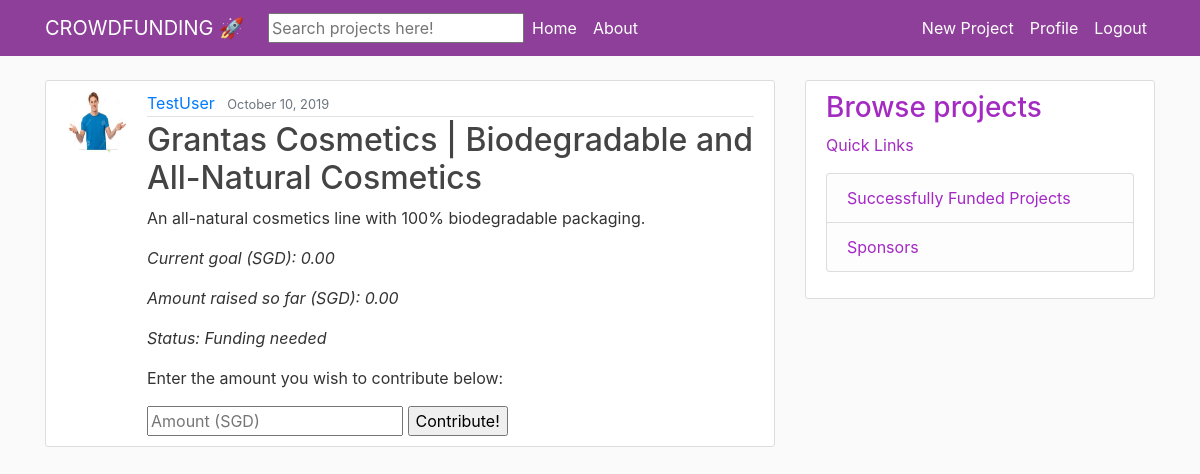
The app's page /post/1/ (signed in) with its own data.
### blog/models.py (models this page shows, shortened)
class Post(models.Model):
    title = models.CharField(max_length = 100)
    content = models.TextField()
    date_posted = models.DateTimeField(default = timezone.now)
    author = models.ForeignKey(User, on_delete=models.CASCADE)
    category = models.CharField(max_length = 100)
    amt_sought = models.DecimalField(max_digits=8, decimal_places=2,verbose_name='Amount needed for project (SGD)', default = 0)
    amt_raised = models.DecimalField(max_digits=8, decimal_places=2,verbose_name='Amount raised so far (SGD)', default=0)
    post_status = models.CharField(max_length = 70, default = 'Funding needed')

### users/models.py (models this page shows, shortened)
class Profile(models.Model):
    user = models.OneToOneField(User, on_delete=models.CASCADE)
    image = models.ImageField(default = 'default.jpg', upload_to = 'profile_pics')

### blog/views.py (the view)
# urls.py: path('post/<int:pk>/', PostDetailView.as_view(), name='post-detail'),
class PostDetailView(LoginRequiredMixin, DetailView):
    model = Post

### blog/templates/blog/post_detail.html (shortened to what this page needs)
{% extends "blog/base.html" %} {% block content %}
<article class="media content-section">
    <img class="rounded-circle article-img" src="{{ object.author.profile.image.url }}">
    <div class="media-body">
        <div class="article-metadata">
            <a class="mr-2" href="#">{{ object.author }}</a>
            <small class="text-muted">{{ object.date_posted|date:"F d, Y" }}</small>
        </div>
        <h2 class="article-title"> {{ object.title }}</h2>
        <p class="article-content">{{ object.content }}</p>
        <p class="article-content" style="font-style: italic;"> Current goal (SGD): {{ object.amt_sought }}</p>
        <p class="article-content" style="font-style: italic;"> Amount raised so far (SGD): {{ object.amt_raised }}</p>
        <p class="article-content" style="font-style: italic;"> Status: {{ post.post_status }}</p>
        <p class="article-content">Enter the amount you wish to contribute below:</p>
        <div class="form-inline">
            <form id="searchform" action="{% url 'post-contrib' object.id %}" method="get" accept-charset="utf-8">
                <input id="searchbox" name="q" type="number" placeholder="Amount (SGD)">
                <input type="submit" value="Contribute!">
            </form>
        </div>
    </div>
</article>
{% endblock content %}

### blog/static/blog/main.css (style rules this page uses)
body { background: #fafafa; color: #333333; margin-top: 5rem; }
h1, h2, h3, h4, h5, h6 { color: #444444; }
.content-section { background: #ffffff; padding: 10px 20px; border: 1px solid #dddddd; border-radius: 3px; margin-bottom: 20px; }
.article-title { color: #444444; }
.article-content { white-space: pre-line; }
.article-img { height: 65px; width: 65px; margin-right: 16px; }
.article-metadata { padding-bottom: 1px; margin-bottom: 4px; border-bottom: 1px solid #e3e3e3 }

### records on screen
Post: author.profile.image (picture), author "TestUser", date_posted "October 10, 2019", title "Grantas Cosmetics | Biodegradable and All-Natural Cosmetics", content "An all-natural cosmetics line with 100% biodegradable packaging.", amt_sought "0.00", amt_raised "0.00", post_status "Funding needed"
